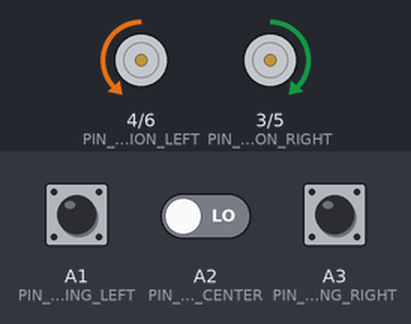
The sketch below on a simulated Arduino Uno, built with avr-gcc and run on an emulated ATmega328P. Shown: direction and speed pins drawn as motors (green arrow = direction pin HIGH = forward, orange = LOW = backward, longer = more drive). Inputs (shaded band) come from the test bench; at power-on: A1 (PIN_TRACKING_LEFT) LOW, A3 (PIN_TRACKING_RIGHT) LOW, A2 (PIN_TRACKING_CENTER) LOW.

Above: at 1.2 s.
1.3 s: A1 (PIN_TRACKING_LEFT) pulled HIGH for 0.15 s
At 1.37 s:
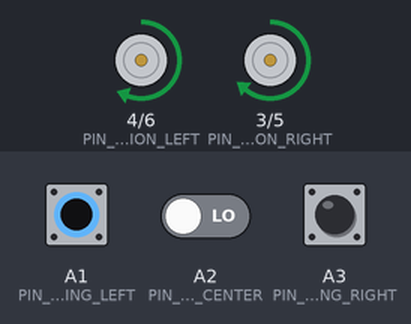
2.9 s: A3 (PIN_TRACKING_RIGHT) pulled HIGH for 0.15 s
At 2.97 s:
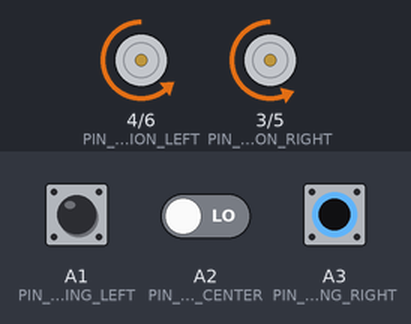
4.5 s: A3 (PIN_TRACKING_RIGHT) pulled HIGH for 3.2 s
At 8.0 s:
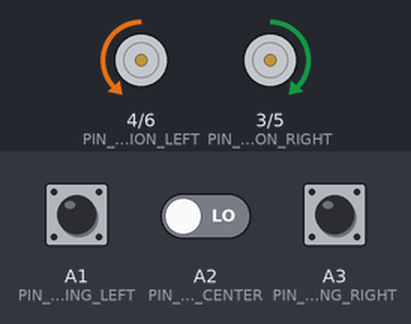
9.2 s: A1 (PIN_TRACKING_LEFT) pulled HIGH for 3.2 s
At 10.4 s:
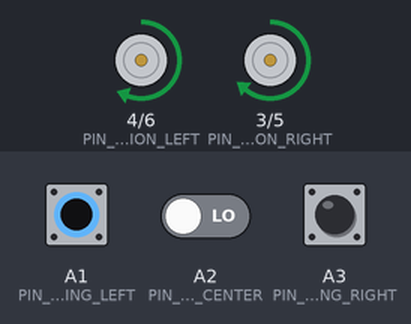
13.9 s: A1 (PIN_TRACKING_LEFT) driven HIGH and A2 (PIN_TRACKING_CENTER) driven HIGH and A3 (PIN_TRACKING_RIGHT) driven HIGH
At 15.1 s:
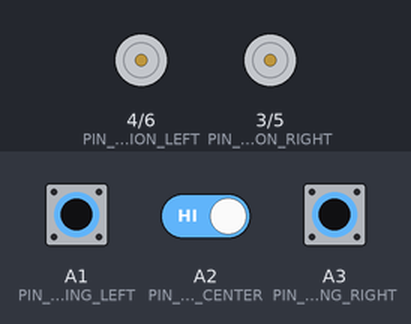
15.4 s: A1 (PIN_TRACKING_LEFT) driven LOW
At 16.3 s:
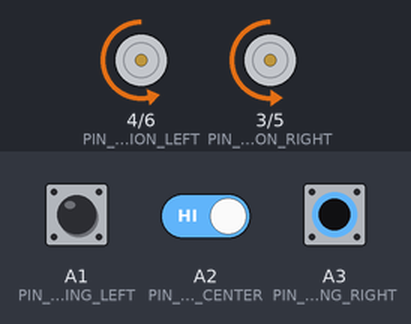
Timing chart, 0 to 17.9 s (numbered marks = the images above; inputs shaded):
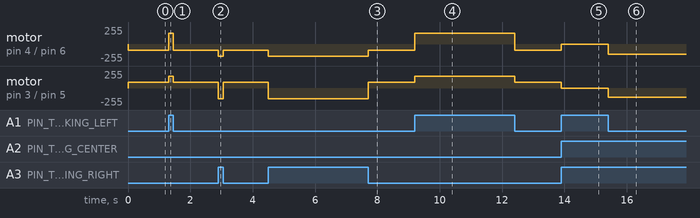

Measured:
- after the input at 1.3 s, motor on pin 4 (PIN_DIRECTION_LEFT) / pin 6 (PIN_MOTOR_PWM_LEFT): backward 90/255 → forward 160/255 at once, → backward 90/255 0.15 s later; motor on pin 3 (PIN_DIRECTION_RIGHT) / pin 5 (PIN_MOTOR_PWM_RIGHT): forward 90/255 → forward 180/255 at once, → forward 90/255 0.15 s later
- after the input at 2.9 s, motor on pin 4 (PIN_DIRECTION_LEFT) / pin 6 (PIN_MOTOR_PWM_LEFT): backward 90/255 → backward 180/255 at once, → backward 90/255 0.15 s later; motor on pin 3 (PIN_DIRECTION_RIGHT) / pin 5 (PIN_MOTOR_PWM_RIGHT): forward 90/255 → backward 160/255 at once, → forward 90/255 0.15 s later
- after the input at 4.5 s, motor on pin 4 (PIN_DIRECTION_LEFT) / pin 6 (PIN_MOTOR_PWM_LEFT): backward 90/255 → backward 180/255 at once, → backward 90/255 3.2 s later; motor on pin 3 (PIN_DIRECTION_RIGHT) / pin 5 (PIN_MOTOR_PWM_RIGHT): forward 90/255 → backward 160/255 at once, → forward 90/255 3.2 s later
- after the input at 9.2 s, motor on pin 4 (PIN_DIRECTION_LEFT) / pin 6 (PIN_MOTOR_PWM_LEFT): backward 90/255 → forward 160/255 at once, → backward 90/255 3.2 s later; motor on pin 3 (PIN_DIRECTION_RIGHT) / pin 5 (PIN_MOTOR_PWM_RIGHT): forward 90/255 → forward 180/255 at once, → forward 90/255 3.2 s later
- after the input at 13.9 s, motor on pin 4 (PIN_DIRECTION_LEFT) / pin 6 (PIN_MOTOR_PWM_LEFT): backward 90/255 → stopped at once; motor on pin 3 (PIN_DIRECTION_RIGHT) / pin 5 (PIN_MOTOR_PWM_RIGHT): forward 90/255 → stopped at once
- after the input at 15.4 s, motor on pin 4 (PIN_DIRECTION_LEFT) / pin 6 (PIN_MOTOR_PWM_LEFT): stopped → backward 150/255 at once; motor on pin 3 (PIN_DIRECTION_RIGHT) / pin 5 (PIN_MOTOR_PWM_RIGHT): stopped → backward 140/255 at once

The sketch:

03.2_Automatic_Tracking_Line.ino
```cpp
#include "Freenove_4WD_Car_for_Arduino.h"

#define TK_STOP_SPEED          0
#define TK_FORWARD_SPEED        (90 + tk_VoltageCompensationToSpeed    )

//define different speed levels
#define TK_TURN_SPEED_LV4       (180 + tk_VoltageCompensationToSpeed   )
#define TK_TURN_SPEED_LV3       (150 + tk_VoltageCompensationToSpeed   )
#define TK_TURN_SPEED_LV2       (-140 + tk_VoltageCompensationToSpeed  )
#define TK_TURN_SPEED_LV1       (-160 + tk_VoltageCompensationToSpeed  )

int tk_VoltageCompensationToSpeed;  //define Voltage Speed Compensation

void setup() {
  pinsSetup(); //set up pins
  getTrackingSensorVal();//Calculate Voltage speed Compensation
}

void loop() {
  u8 trackingSensorVal = 0;
  trackingSensorVal = getTrackingSensorVal(); //get sensor value

  switch (trackingSensorVal)
  {
    case 0:   //000
      motorRun(TK_FORWARD_SPEED, TK_FORWARD_SPEED); //car move forward
      break;
    case 7:   //111
      motorRun(TK_STOP_SPEED, TK_STOP_SPEED); //car stop
      break;
    case 1:   //001
      motorRun(TK_TURN_SPEED_LV4, TK_TURN_SPEED_LV1); //car turn
      break;
    case 3:   //011
      motorRun(TK_TURN_SPEED_LV3, TK_TURN_SPEED_LV2); //car turn right
      break;
    case 2:   //010
    case 5:   //101
      motorRun(TK_FORWARD_SPEED, TK_FORWARD_SPEED);  //car move forward
      break;
    case 6:   //110
      motorRun(TK_TURN_SPEED_LV2, TK_TURN_SPEED_LV3); //car turn left
      break;
    case 4:   //100
      motorRun(TK_TURN_SPEED_LV1, TK_TURN_SPEED_LV4); //car turn right
      break;
    default:
      break;
  }
}

void tk_CalculateVoltageCompensation() {
  getBatteryVoltage();
  float voltageOffset = 7 - batteryVoltage;
  tk_VoltageCompensationToSpeed = 30 * voltageOffset;
}

//when black line on one side is detected, the value of the side will be 0, or the value is 1
u8 getTrackingSensorVal() {
  u8 trackingSensorVal = 0;
  trackingSensorVal = (digitalRead(PIN_TRACKING_LEFT) == 1 ? 1 : 0) << 2 | (digitalRead(PIN_TRACKING_CENTER) == 1 ? 1 : 0) << 1 | (digitalRead(PIN_TRACKING_RIGHT) == 1 ? 1 : 0) << 0;
  return trackingSensorVal;
}
```

Freenove_4WD_Car_for_Arduino.cpp
```cpp
#include "Freenove_4WD_Car_for_Arduino.h"

float batteryVoltage = 0;
bool isBuzzered = false;

void pinsSetup() {
  //define motor pin
  pinMode(PIN_DIRECTION_LEFT, OUTPUT);
  pinMode(PIN_MOTOR_PWM_LEFT, OUTPUT);
  pinMode(PIN_DIRECTION_RIGHT, OUTPUT);
  pinMode(PIN_MOTOR_PWM_RIGHT, OUTPUT);

  //define ultrasonic moduel pin
  pinMode(PIN_SONIC_TRIG, OUTPUT);
  pinMode(PIN_SONIC_ECHO, INPUT);

  //define tracking sensor pin
  pinMode(PIN_TRACKING_LEFT, INPUT);
  pinMode(PIN_TRACKING_RIGHT, INPUT);
  pinMode(PIN_TRACKING_CENTER, INPUT);

  setBuzzer(false);
}

void motorRun(int speedl, int speedr) {
  int dirL = 0, dirR = 0;
  if (speedl > 0) {
    dirL = 0 ^ MOTOR_DIRECTION;
  } else {
    dirL = 1 ^ MOTOR_DIRECTION;
    speedl = -speedl;
  }

  if (speedr > 0) {
    dirR = 1 ^ MOTOR_DIRECTION;
  } else {
    dirR = 0 ^ MOTOR_DIRECTION;
    speedr = -speedr;
  }

  speedl = constrain(speedl, 0, 255); // speedl absolute value should be within 0~255
  speedr = constrain(speedr, 0, 255); // speedr absolute value should be within 0~255

  digitalWrite(PIN_DIRECTION_LEFT, dirL);
  digitalWrite(PIN_DIRECTION_RIGHT, dirR);
  analogWrite(PIN_MOTOR_PWM_LEFT, speedl);
  analogWrite(PIN_MOTOR_PWM_RIGHT, speedr);
}

bool getBatteryVoltage() {
  if (!isBuzzered) {
    pinMode(PIN_BATTERY, INPUT);
    int batteryADC = analogRead(PIN_BATTERY);
    if (batteryADC < 614)		// 3V/12V ,Voltage read: <2.1V/8.4V
    {
      batteryVoltage = batteryADC / 1023.0 * 5.0 * 4;
      return true;
    }
  }
  return false;
}
void setBuzzer(bool flag) {
  isBuzzered = flag;
  pinMode(PIN_BUZZER, flag);
  digitalWrite(PIN_BUZZER, flag);
}
void alarm(u8 beat, u8 repeat) {
  beat = constrain(beat, 1, 9);
  repeat = constrain(repeat, 1, 255);
  for (int j = 0; j < repeat; j++) {
    for (int i = 0; i < beat; i++) {
      setBuzzer(true);
      delay(100);
      setBuzzer(false);
      delay(100);
    }
    delay(500);
  }
}
void resetCarAction() {
  motorRun(0, 0);
  setBuzzer(false);
}
```

Freenove_4WD_Car_for_Arduino.h
```cpp
// Freenove_4WD_Car_for_Arduino.h

#ifndef _FREENOVE_4WD_CAR_FOR_ARDUINO_h
#define _FREENOVE_4WD_CAR_FOR_ARDUINO_h

#if defined(ARDUINO) && ARDUINO >= 100
	#include "Arduino.h"
#else
	#include "WProgram.h"
#endif

#define PIN_SERVO			2

#define MOTOR_DIRECTION     0 //If the direction is reversed, change 0 to 1
#define PIN_DIRECTION_LEFT	4
#define PIN_DIRECTION_RIGHT	3
#define PIN_MOTOR_PWM_LEFT	6
#define PIN_MOTOR_PWM_RIGHT	5

#define PIN_SONIC_TRIG		7
#define	PIN_SONIC_ECHO		8

#define PIN_IRREMOTE_RECV	9

#define PIN_SPI_CE			9
#define PIN_SPI_CSN			10
#define PIN_SPI_MOSI		11
#define PIN_SPI_MISO		12
#define PIN_SPI_SCK			13

#define PIN_BATTERY			A0
#define PIN_BUZZER			A0

#define PIN_TRACKING_LEFT	A1
#define PIN_TRACKING_CENTER	A2
#define PIN_TRACKING_RIGHT	A3
#define MOTOR_PWM_DEAD		5


extern float batteryVoltage;

void pinsSetup();
void motorRun(int speedl, int speedr);

bool getBatteryVoltage();
void setBuzzer(bool flag);
void alarm(u8 beat, u8 repeat);
void resetCarAction();

#endif
```
